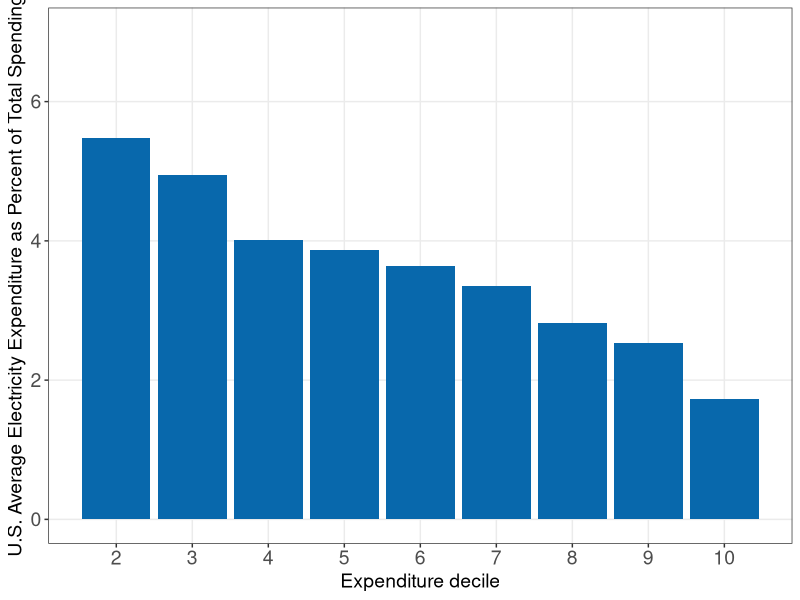
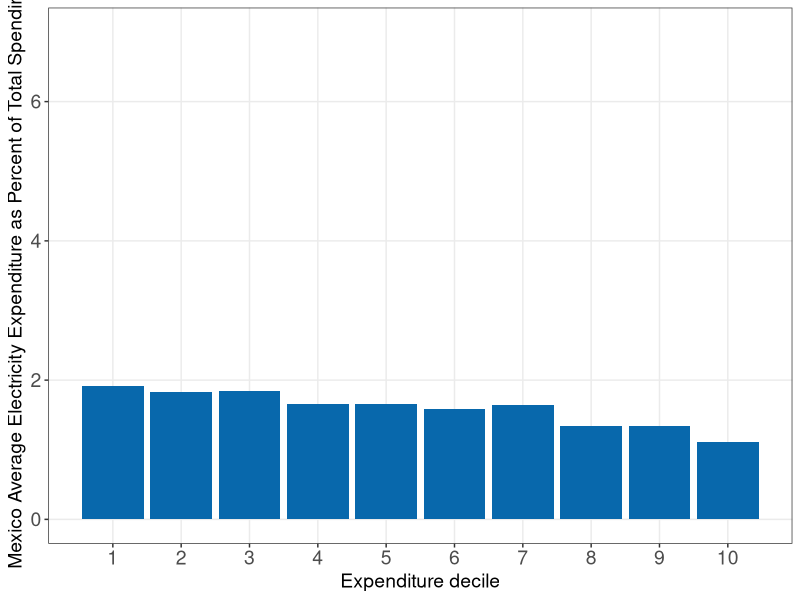
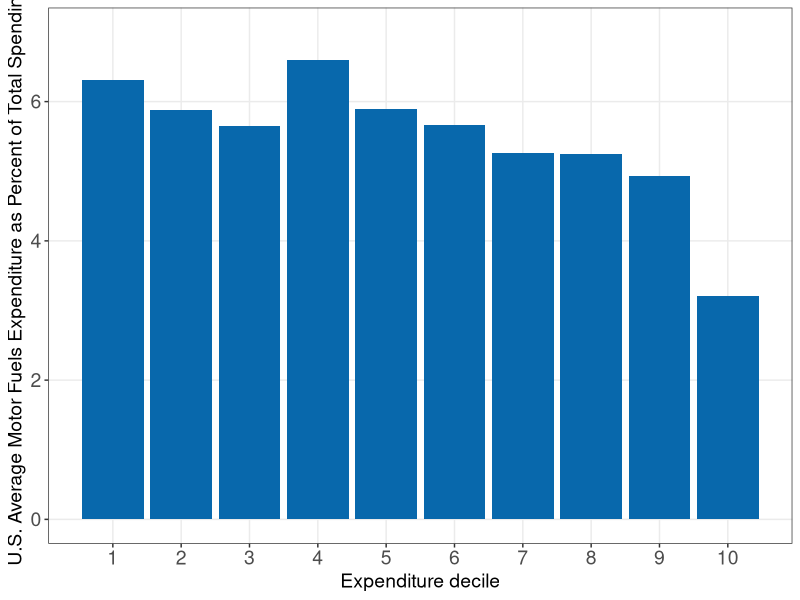
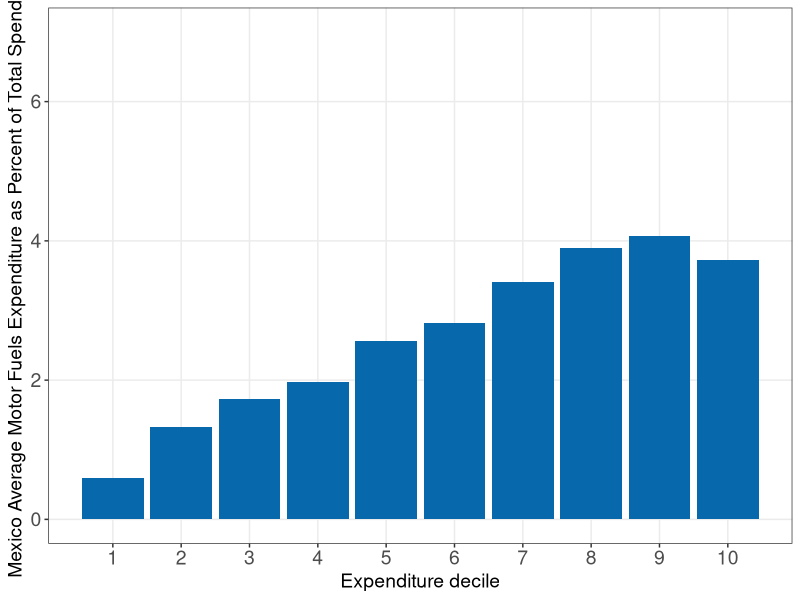

The R script that drew these images, in order:
#Graph Designer: Bridget Diana + Scott Cohn + Simon Halliday
#Authors: Bowles and Halliday
#Title: Coordination, Conflict and Competition: A Text in Microeconomics

require(shape)
library(tidyverse)
library(lubridate)
# ----
#Set parameters for graphics
axislabelsize <- 1.5
labelsize <- 1.2
graphlinewidth <- 2
segmentlinewidth <- 1.5

COL <- c("#7fc97f", "#beaed4", "#fdc086", "#ffff99", "#386cb0", "#f0027f", "#bf5b17", "#666666")
COLA <- c("#e0f3db", "#99d8c9","#66c2a4","#41ae76", "#238b45", "#005824")
COLB <- c("#c6dbef", "#4eb3d3", "#2b8cbe", "#0868ac","#084081")
COLC <- c("#fcfbfd", "#efedf5", "#dadaeb", "#bcbddc", "#9e9ac8", "#807dba", "#6a51a3", "#54278f", "#3f007d")


# Import Data -------------------------------------------------------------

library(haven)
US_Mexico_data <- read_dta("indmarketdemand/US_Mexico_cleaned_data.dta")


# Graphs ------------------------------------------------------------------

US_elec <- ggplot(data = subset(US_Mexico_data, Country == "USA"), mapping = aes(x = exp_decile, y = E_share)) +  
  labs(x = "Expenditure decile", y = "U.S. Average Electricity Expenditure as Percent of Total Spending") + 
  scale_x_continuous(breaks = seq(0, 10, 1)) + 
  geom_bar(stat = "identity", fill = COLB[4]) +
  ylim(0, 7) +
  theme_bw() +
  theme(text = element_text(size = 14),
        axis.text = element_text(size = 14),
        panel.grid.minor = element_blank())

ggsave("indmarketdemand/US_electricity.pdf", US_elec, width = 7, height = 7)

Mex_elec <- ggplot(data = subset(US_Mexico_data, Country == "Mexico"), mapping = aes(x = exp_decile, y = E_share)) + 
  labs(x = "Expenditure decile", y = "Mexico Average Electricity Expenditure as Percent of Total Spending") + 
  scale_x_continuous(breaks = seq(0, 10, 1)) + 
  geom_bar(stat = "identity", fill = COLB[4]) +
  ylim(0, 7) +
  theme_bw() +
  theme(text = element_text(size = 14),
        axis.text = element_text(size = 14),
        panel.grid.minor = element_blank())

ggsave("indmarketdemand/Mexico_electricity.pdf", Mex_elec, width = 7, height = 7)

US_gas <- ggplot(data = subset(US_Mexico_data, Country == "USA"), mapping = aes(x = exp_decile, y = G_share)) + 
  labs(x = "Expenditure decile", y = "U.S. Average Motor Fuels Expenditure as Percent of Total Spending") + 
  scale_x_continuous(breaks = seq(0, 10, 1)) + 
  geom_bar(stat = "identity", fill = COLB[4]) +
  ylim(0, 7) +
  theme_bw() +
  theme(text = element_text(size = 14),
        axis.text = element_text(size = 14),
        panel.grid.minor = element_blank())

ggsave("indmarketdemand/US_gasoline.pdf", US_gas, width = 7, height = 7)

Mex_gas <- ggplot(data = subset(US_Mexico_data, Country == "Mexico"), mapping = aes(x = exp_decile, y = G_share)) + 
  labs(x = "Expenditure decile", y = "Mexico Average Motor Fuels Expenditure as Percent of Total Spending") + 
  scale_x_continuous(breaks = seq(0, 10, 1)) + 
  geom_bar(stat = "identity", fill = COLB[4]) +
  ylim(0, 7) +
  theme_bw() +
  theme(text = element_text(size = 14),
        axis.text = element_text(size = 14),
        panel.grid.minor = element_blank())

ggsave("indmarketdemand/Mexico_gasoline.pdf", Mex_gas, width = 7, height = 7)
